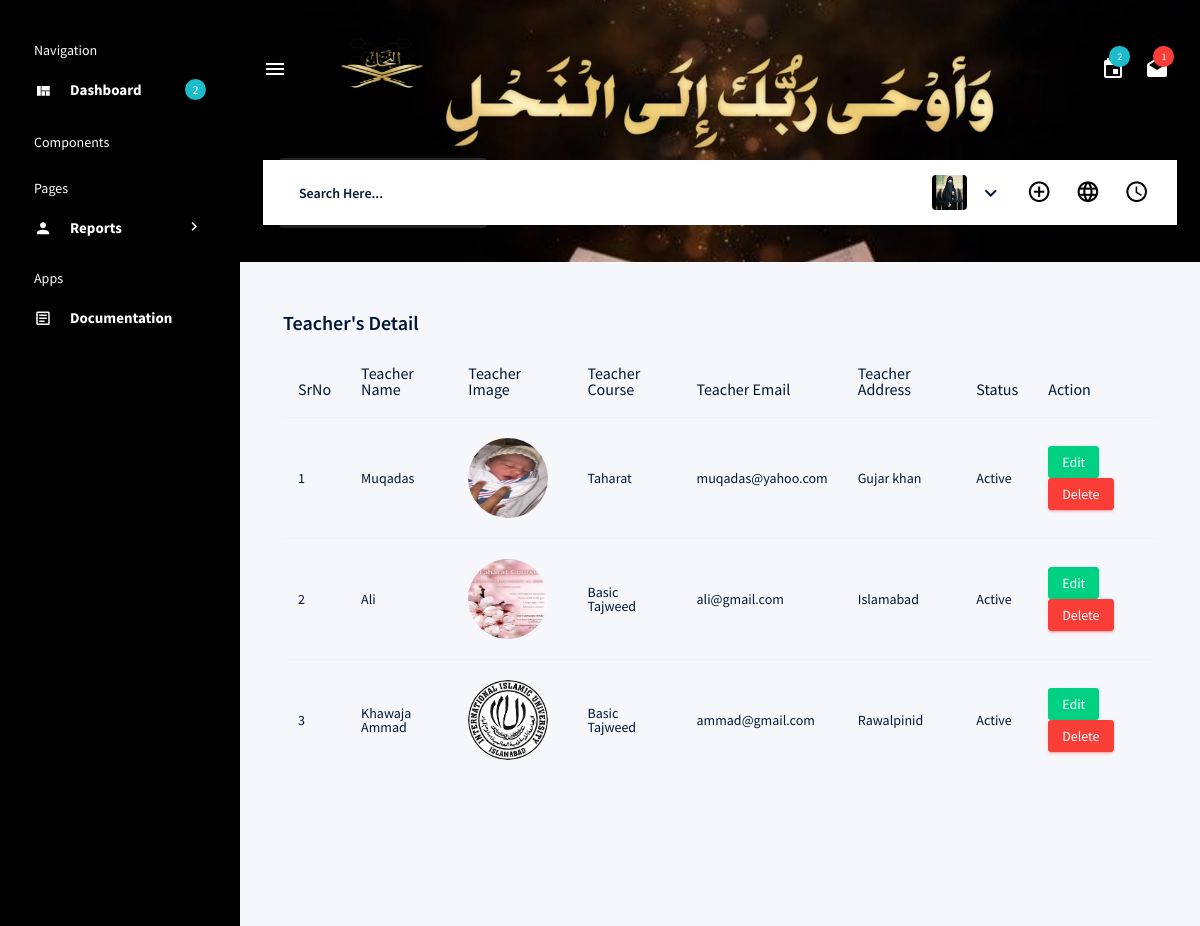
The app's page /admin/viewAllTeachers.php with its own data.
### tables this page shows
CREATE TABLE `tbl_teacher` (
  `Teacher_Id` int(11) NOT NULL,
  `Teacher_Name` varchar(255) DEFAULT NULL,
  `Teacher_Email` varchar(255) DEFAULT NULL,
  `Teacher_Address` varchar(255) DEFAULT NULL,
  `Teacher_Course` varchar(255) DEFAULT NULL,
  `Teacher_Status` enum('A','B') DEFAULT 'A',
  `Teacher_ProfileImg` varchar(255) DEFAULT NULL,
  `Teacher_Password` varchar(255) DEFAULT NULL
);

CREATE TABLE `tbl_course` (
  `course_id` int(11) NOT NULL,
  `course_title` varchar(255) DEFAULT NULL,
  `course_img` varchar(255) NOT NULL,
  `course_duration` varchar(255) DEFAULT NULL,
  `course_start_date` date NOT NULL DEFAULT current_timestamp(),
  `course_code` varchar(255) DEFAULT NULL,
  `course_status` enum('P','A','B') NOT NULL DEFAULT 'A'
);

### admin/includes/functions.php (called while the page is built, shortened)
<?php
function getStatusTitle($status){
	if ($status == "A") {
		return "Active";
	}else if ($status == "B") {
		return "Blocked";
	}else if ($status == "P") {
		return "Pending";
	}else if ($status == "R") {
		return "Rejected";
	}else if ($status == "CL") {
		return "Close";
	}else{
		return "N/A";
	}
}
function getcourseName($courseId){
	global $con;
	$sql= "SELECT `course_title` FROM `tbl_course` WHERE `course_id` ='$courseId'";
	$result = mysqli_query($con,$sql);
	if($result){
		if ($row = mysqli_fetch_array($result)) {
			return $row['course_title'];
		}
	}
}
?>

### admin/viewAllTeachers.php (the view, shortened to what this page needs)
<!DOCTYPE html>
<html lang="en">
<?php
require('includes/head.php');
?>
<body>
  <div class="container-scroller d-flex">
  <?php
  require('includes/sidebar.php');
  ?>
    <div class="container-fluid page-body-wrapper">
      <?php require ("includes/navbar.php"); ?>
      <div class="main-panel">
        <div class="content-wrapper">
          <div class="card-body">
                  <h4 class="card-title">Teacher's Detail</h4>
                  <div class="table-responsive">
                    <table class="table">
                      <thead>
                        <tr>
                          <th>SrNo</th>
                          <th>Teacher Name</th>
                          <th>Teacher Image</th>
                          <th>Teacher Course</th>
                          <th>Teacher Email</th>
                          <th>Teacher Address</th>
                           <th>Status</th>
                          <th>Action</th>
                        </tr>
                      </thead>
                      <tbody>
                        <?php
                        $sql = "SELECT * FROM  `tbl_teacher` ORDER BY `Teacher_Id` DESC";
                        $result = mysqli_query($con,$sql);
                        if ($result) {
                          if (mysqli_num_rows($result)>0) {
                            $srNo = 1;
                            while ($row = mysqli_fetch_array($result)) {
                              ?>
                              <tr>
                                <td><?php echo $srNo; ?></td>
                                <td><?php echo $row['Teacher_Name']; ?></td>
                                <td><?php if ($row['Teacher_ProfileImg'] != "" && file_exists($row['Teacher_ProfileImg'])) {
                                  ?>
                                  <img src="<?php echo $row['Teacher_ProfileImg']; ?>" style="width: 80px; height: 80px;">
                                  <?php
                                }else{
                                  echo "N/A";
                                } ?></td>
                                <td><?php echo getcourseName($row['Teacher_Course']); ?></td>
                                <td><?php echo $row['Teacher_Email']; ?></td>
                                <td><?php echo $row['Teacher_Address']; ?></td>
                                <td>
                                  <?php echo getStatusTitle($row['Teacher_Status']); ?>
                                </td>
                                <td>
                                  <a href="editTeacher.php?teacherID=<?php echo $row['Teacher_Id']; ?>" class="btn btn-success btn-sm">Edit</a>
                                  <a href="" class="btn btn-danger btn-sm">Delete</a>
                                </td>
                              </tr>
                              <?php
                              $srNo++;
                            }
                          }else{
                            ?>
                            <div class="alert alert-info">
                              No Teacher(s) Found.
                            </div>
                            <?php
                          }
                        }
                        ?>
                      </tbody>
                    </table>
                  </div>
                </div>
        </div>
      </div>
    </div>
  </div>
</html>

### admin/includes/head.php (shortened to what this page needs)
<?php
require "connection.php";
require "functions.php";
?>
<!DOCTYPE html>
<html lang="en">
<head>
  <link rel="stylesheet" href="vendors/mdi/css/materialdesignicons.min.css">
  <link rel="stylesheet" href="vendors/css/vendor.bundle.base.css">
  <link rel="stylesheet" href="css/style.css">
</head>
<body>

### admin/includes/sidebar.php (shortened to what this page needs)
<nav class="sidebar sidebar-offcanvas" id="sidebar" style="background: black;">
  <ul class="nav">
    <li class="nav-item sidebar-category">
      <p>Navigation</p>
    </li>
    <li class="nav-item">
      <a class="nav-link" href="index.html">
        <i class="mdi mdi-view-quilt menu-icon"></i>
        <span class="menu-title">Dashboard</span>
        <div class="badge badge-info badge-pill">2</div>
      </a>
    </li>
    <li class="nav-item sidebar-category">
      <p>Components</p>
    </li>
    <li class="nav-item sidebar-category">
      <p>Pages</p>
    </li>
    <li class="nav-item">
      <a class="nav-link" data-toggle="collapse" href="#auth" aria-expanded="false" aria-controls="auth">
        <i class="mdi mdi-account menu-icon"></i>
        <span class="menu-title">Reports</span>
        <i class="menu-arrow"></i>
      </a>
    </li>
    <li class="nav-item sidebar-category">
      <p>Apps</p>
    </li>
    <li class="nav-item">
      <a class="nav-link" href="docs/documentation.html">
        <i class="mdi mdi-file-document-box-outline menu-icon"></i>
        <span class="menu-title">Documentation</span>
      </a>
    </li>
  </ul>
</nav>

### admin/includes/navbar.php (shortened to what this page needs)
<nav class="navbar col-lg-12 col-12 px-0 py-0 py-lg-4 d-flex flex-row">
  <div class="navbar-menu-wrapper d-flex align-items-center justify-content-end">
    <button class="navbar-toggler navbar-toggler align-self-center" type="button" data-toggle="minimize">
      <span class="mdi mdi-menu"></span>
    </button>
    <div class="navbar-brand-wrapper">
      <a class="navbar-brand brand-logo" href="index.php"><img src="images/logo.png" style="width:120px ;height: 80px;" alt="logo"/></a>
    </div>
    <ul class="navbar-nav navbar-nav-right">
      <li class="nav-item dropdown mr-1">
        <a class="nav-link count-indicator dropdown-toggle d-flex justify-content-center align-items-center" id="messageDropdown" href="#" data-toggle="dropdown">
          <i class="mdi mdi-calendar mx-0"></i>
          <span class="count bg-info">2</span>
        </a>
      </li>
      <li class="nav-item dropdown mr-2">
        <a class="nav-link count-indicator dropdown-toggle d-flex align-items-center justify-content-center" id="notificationDropdown" href="#" data-toggle="dropdown">
          <i class="mdi mdi-email-open mx-0"></i>
          <span class="count bg-danger">1</span>
        </a>
      </li>
    </ul>
  </div>
    <div class="row" style="width:100%">
      <div class="col-lg-12">
      </div>
    </div>
  <div class="navbar-menu-wrapper navbar-search-wrapper d-none d-lg-flex align-items-center" >
    <ul class="navbar-nav mr-lg-2">
      <li class="nav-item nav-search d-none d-lg-block">
        <div class="input-group">
          <input type="text" class="form-control" placeholder="Search Here..." aria-label="search" aria-describedby="search">
        </div>
      </li>
    </ul>
    <ul class="navbar-nav navbar-nav-right">
      <li class="nav-item nav-profile dropdown">
        <a class="nav-link dropdown-toggle" href="#" data-toggle="dropdown" id="profileDropdown">
          <?php if ($_SESSION['userImage'] !="" && file_exists($_SESSION['userImage'])){
            ?>
                <img src="<?php echo $_SESSION['userImage']; ?>" alt="profile"/>
            <?php
          }else
          {
            ?>
            <img src="images/faces/face5.jpg" alt="profile"/>
            <?php
          } ?>
        </a>
      </li>
      <li class="nav-item">
        <a href="#" class="nav-link icon-link">
          <i class="mdi mdi-plus-circle-outline"></i>
        </a>
      </li>
      <li class="nav-item">
        <a href="#" class="nav-link icon-link">
          <i class="mdi mdi-web"></i>
        </a>
      </li>
      <li class="nav-item">
        <a href="#" class="nav-link icon-link">
          <i class="mdi mdi-clock-outline"></i>
        </a>
      </li>
    </ul>
  </div>
</nav>

### records on screen
tbl_teacher: Teacher_Name "Muqadas", Teacher_ProfileImg (picture), Teacher_Course.course_title "Taharat", Teacher_Email "muqadas@yahoo.com", Teacher_Address "Gujar khan", Teacher_Status "Active"
tbl_teacher: Teacher_Name "Ali", Teacher_ProfileImg (picture), Teacher_Course.course_title "Basic Tajweed", Teacher_Email "ali@gmail.com", Teacher_Address "Islamabad", Teacher_Status "Active"
tbl_teacher: Teacher_Name "Khawaja Ammad", Teacher_ProfileImg (picture), Teacher_Course.course_title "Basic Tajweed", Teacher_Email "ammad@gmail.com", Teacher_Address "Rawalpinid", Teacher_Status "Active"
